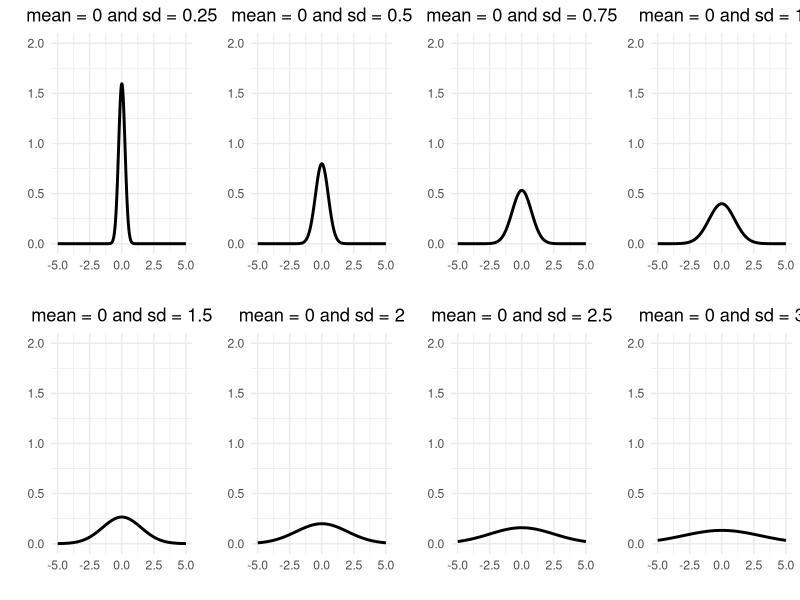
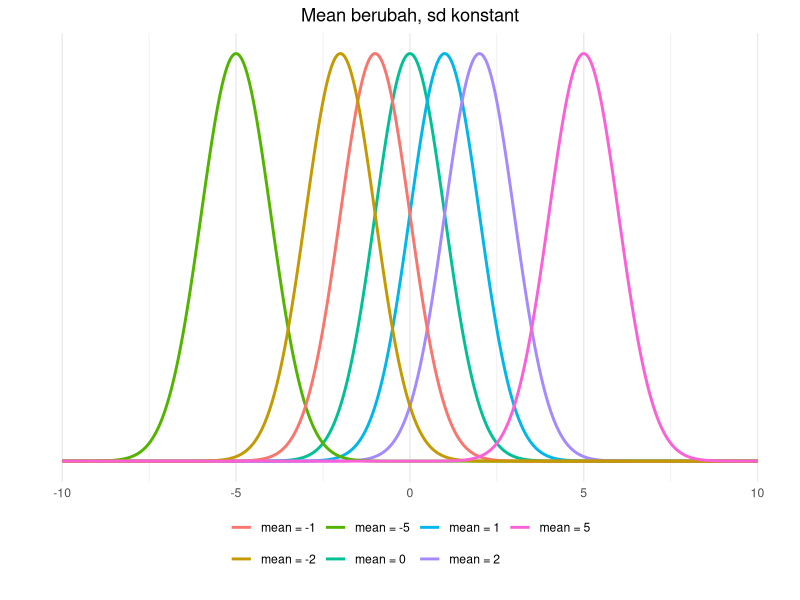
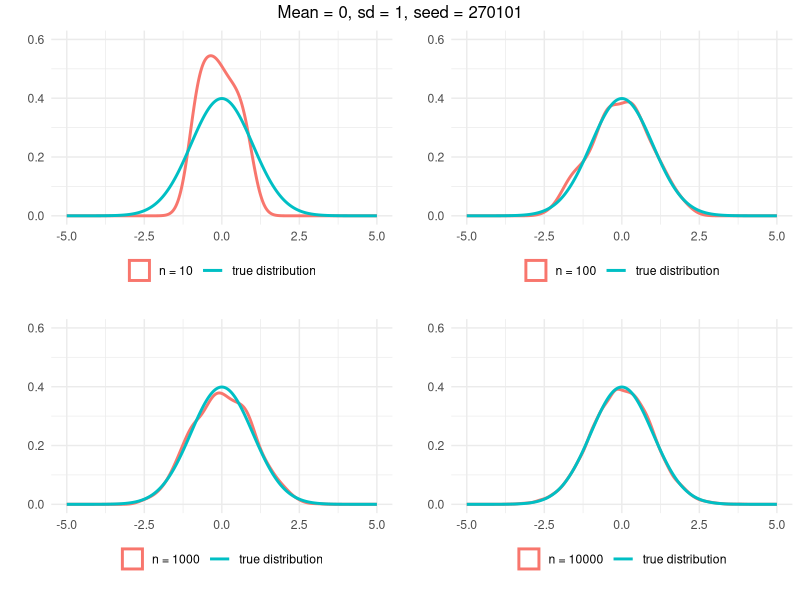
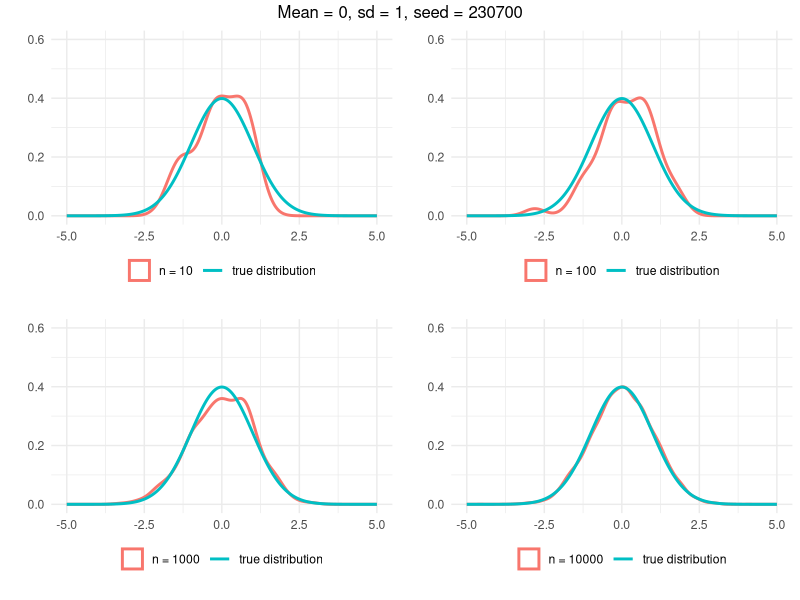
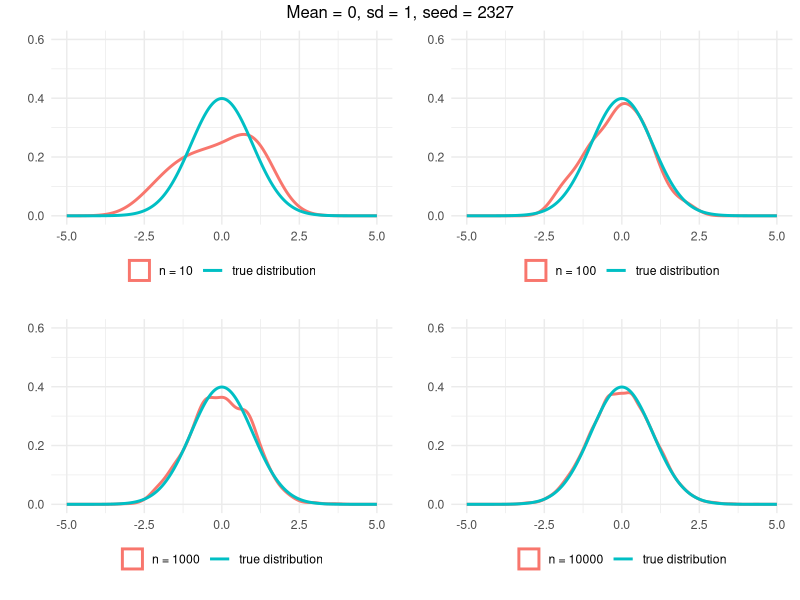
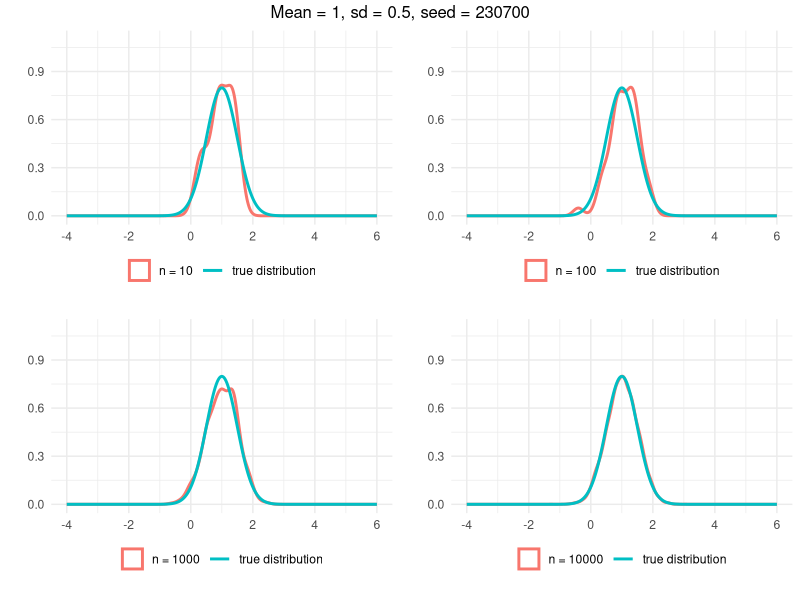
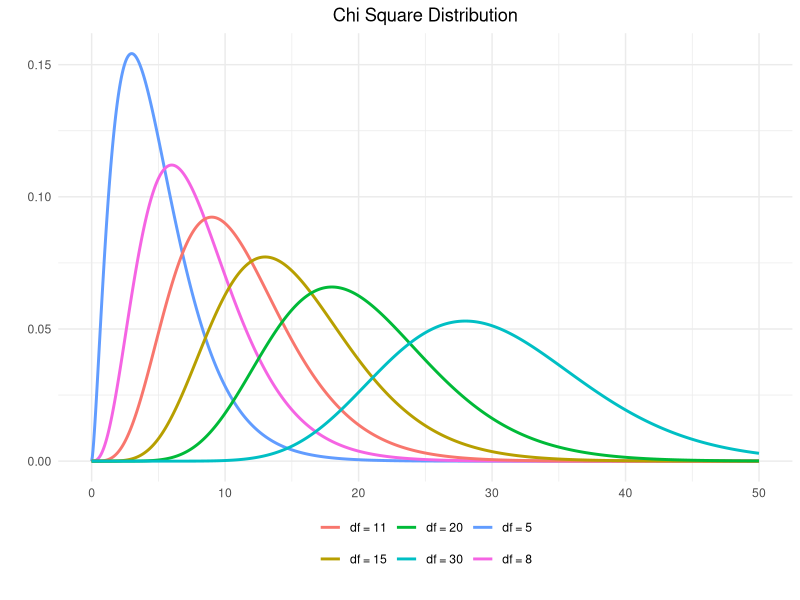
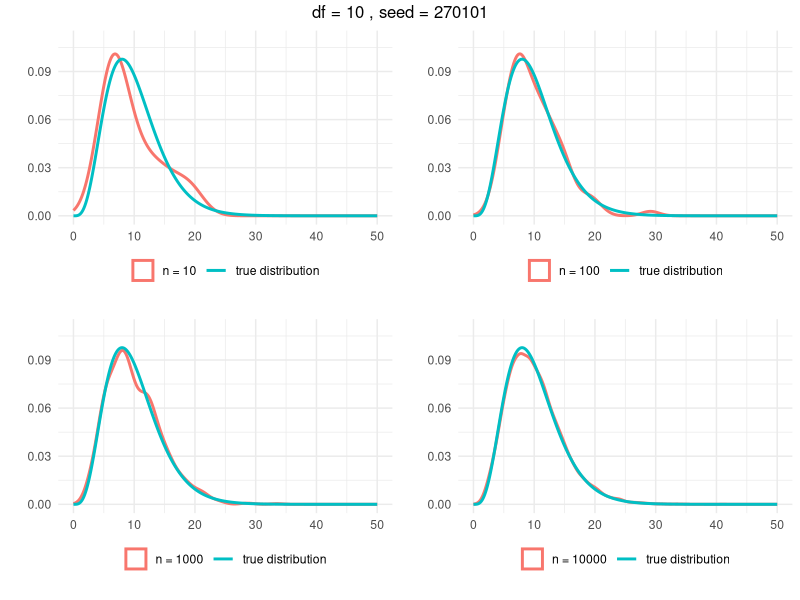

Source code (R) for these figures, in order:
## ---- chunk 1
knitr::opts_chunk$set(message = FALSE)
knitr::opts_chunk$set(warning = FALSE)
## ---- chunk 2
library(ggplot2)
library(gridExtra)
library(dplyr)
## ---- chunk 3
normalDistribution <- function(mean = 0, sd = 1){
      judul <- paste("mean =", mean, "and sd =", sd)
      ggplot(data = data.frame(x = c(mean - 5, mean + 5)), aes(x)) +
            stat_function(fun = dnorm, n = 1000, args = list(mean = mean, sd = sd), 
                          size = 1) +
            labs(x = "",
                 y = "",
                 title = judul) + 
            scale_y_continuous(limits = c(0, 2)) +
            theme_minimal() +
            theme(plot.title = element_text(hjust = 0.5))
}

a <- normalDistribution(mean = 0, sd = 0.25)
b <- normalDistribution(mean = 0, sd = 0.5)
c <- normalDistribution(mean = 0, sd = 0.75)
d <- normalDistribution(mean = 0, sd = 1)
e <- normalDistribution(mean = 0, sd = 1.5)
f <- normalDistribution(mean = 0, sd = 2)
g <- normalDistribution(mean = 0, sd = 2.5)
h <- normalDistribution(mean = 0, sd = 3)
grid.arrange(a, b, c, d, e, f, g, h, nrow = 2)
## ---- chunk 4
ggplot(data = data.frame(x = c(-10, 10)), aes(x)) +
            stat_function(fun = dnorm, n = 1000, args = list(mean = 0, sd = 1), 
                          size = 1, aes(color = "mean = 0")) +
            stat_function(fun = dnorm, n = 1000, args = list(mean = 1, sd = 1), 
                          size = 1, aes(color = "mean = 1")) +
            stat_function(fun = dnorm, n = 1000, args = list(mean = 2, sd = 1), 
                          size = 1, aes(color = "mean = 2")) +
            stat_function(fun = dnorm, n = 1000, args = list(mean = -5, sd = 1), 
                          size = 1, aes(color = "mean = -5")) +
            stat_function(fun = dnorm, n = 1000, args = list(mean = -1, sd = 1), 
                          size = 1, aes(color = "mean = -1")) +
            stat_function(fun = dnorm, n = 1000, args = list(mean = -2, sd = 1), 
                          size = 1, aes(color = "mean = -2")) +
            stat_function(fun = dnorm, n = 1000, args = list(mean = 5, sd = 1), 
                          size = 1, aes(color = "mean = 5")) +
            labs(x = "",
                 y = "",
                 title = "Mean berubah, sd konstant") + 
            scale_y_continuous(breaks = NULL) +
            theme_minimal() +
            theme(plot.title = element_text(hjust = 0.5),
                  legend.position = "bottom",
                  legend.title = element_blank(),
                  legend.box.margin = margin(-20, 0, 10, 0))
## ---- chunk 5
normalDistribution2 <- function(n, seed, mean = 0, sd = 1, yaxis = 0.6){
      set.seed(seed)
      data <- data.frame(x = rnorm(n = n, mean = mean, sd = sd))
      ggplot() +
            geom_density(data = data, 
                         aes(x, color = paste("n =", n)), size = 1) +
            stat_function(fun = dnorm, n = 1000, args = list(mean = mean, sd = sd), 
                                size = 1, aes(color = "true distribution")) +
            scale_x_continuous(limits = c(mean - 5, mean + 5)) + 
            scale_y_continuous(limits = c(0, yaxis)) +
            labs(x = "", y = "") +
            theme_minimal() +
            theme(legend.position = "bottom",
                  legend.title = element_blank(),
                  legend.box.margin = margin(-20, 0, 10, 0))
}

p1 <- normalDistribution2(n = 10, seed = 270101, mean = 0, sd = 1)
p2 <- normalDistribution2(n = 100, seed = 270101, mean = 0, sd = 1)
p3 <- normalDistribution2(n = 1000, seed = 270101, mean = 0, sd = 1)
p4 <- normalDistribution2(n = 10000, seed = 270101, mean = 0, sd = 1)

grid.arrange(p1, p2, p3, p4, nrow = 2, top = "Mean = 0, sd = 1, seed = 270101")
## ---- chunk 6
p1 <- normalDistribution2(n = 10, seed = 230700, mean = 0, sd = 1)
p2 <- normalDistribution2(n = 100, seed = 230700, mean = 0, sd = 1)
p3 <- normalDistribution2(n = 1000, seed = 230700, mean = 0, sd = 1)
p4 <- normalDistribution2(n = 10000, seed = 230700, mean = 0, sd = 1)

grid.arrange(p1, p2, p3, p4, nrow = 2, top = "Mean = 0, sd = 1, seed = 230700")
## ---- chunk 7
p1 <- normalDistribution2(n = 10, seed = 2327, mean = 0, sd = 1)
p2 <- normalDistribution2(n = 100, seed = 2327, mean = 0, sd = 1)
p3 <- normalDistribution2(n = 1000, seed = 2327, mean = 0, sd = 1)
p4 <- normalDistribution2(n = 10000, seed = 2327, mean = 0, sd = 1)

grid.arrange(p1, p2, p3, p4, nrow = 2, top = "Mean = 0, sd = 1, seed = 2327")
## ---- chunk 8
p1 <- normalDistribution2(n = 10, seed = 230700, mean = 1, sd = 0.5, yaxis = 1.1)
p2 <- normalDistribution2(n = 100, seed = 230700, mean = 1, sd = 0.5, yaxis = 1.1)
p3 <- normalDistribution2(n = 1000, seed = 230700, mean = 1, sd = 0.5, yaxis = 1.1)
p4 <- normalDistribution2(n = 10000, seed = 230700, mean = 1, sd = 0.5, yaxis = 1.1)

grid.arrange(p1, p2, p3, p4, nrow = 2, top = "Mean = 1, sd = 0.5, seed = 230700")
## ---- chunk 9
ggplot(data = data.frame(x = c(0, 50)), aes(x)) +
            stat_function(fun = dchisq, n = 1000, args = list(df = 5), 
                          size = 1, aes(color = "df = 5")) +
            stat_function(fun = dchisq, n = 1000, args = list(df = 8), 
                          size = 1, aes(color = "df = 8")) +
            stat_function(fun = dchisq, n = 1000, args = list(df = 11), 
                          size = 1, aes(color = "df = 11")) +
            stat_function(fun = dchisq, n = 1000, args = list(df = 15), 
                          size = 1, aes(color = "df = 15")) +
            stat_function(fun = dchisq, n = 1000, args = list(df = 20), 
                          size = 1, aes(color = "df = 20")) +
            stat_function(fun = dchisq, n = 1000, args = list(df = 30), 
                          size = 1, aes(color = "df = 30")) +
            labs(x = "",
                 y = "",
                 title = "Chi Square Distribution") + 
            theme_minimal() +
            theme(plot.title = element_text(hjust = 0.5),
                  legend.position = "bottom",
                  legend.title = element_blank(),
                  legend.box.margin = margin(-20, 0, 10, 0))
## ---- chunk 10
chiSquare <- function(n, seed, df, yaxis = 0.11, xaxis = 50){
      set.seed(seed)
      data <- data.frame(x = rchisq(n = n, df = df))
      ggplot() +
            geom_density(data = data, 
                         aes(x, color = paste("n =", n)), size = 1) +
            stat_function(fun = dchisq, n = 1000, args = list(df = df), 
                                size = 1, aes(color = "true distribution")) +
            scale_x_continuous(limits = c(0, xaxis)) + 
            scale_y_continuous(limits = c(0, yaxis)) +
            labs(x = "", y = "") +
            theme_minimal() +
            theme(legend.position = "bottom",
                  legend.title = element_blank(),
                  legend.box.margin = margin(-20, 0, 10, 0))
}

seed <- 270101
df <- 10
p1 <- chiSquare(n = 10, seed = seed, df = df)
p2 <- chiSquare(n = 100, seed = seed, df = df)
p3 <- chiSquare(n = 1000, seed = seed, df = df)
p4 <- chiSquare(n = 10000, seed = seed, df = df)

grid.arrange(p1, p2, p3, p4, nrow = 2, top = paste("df =", df, ", seed =", seed))
## ---- chunk 11
seed <- 230700
df <- 10
p1 <- chiSquare(n = 10, seed = seed, df = df)
p2 <- chiSquare(n = 100, seed = seed, df = df)
p3 <- chiSquare(n = 1000, seed = seed, df = df)
p4 <- chiSquare(n = 10000, seed = seed, df = df)

grid.arrange(p1, p2, p3, p4, nrow = 2, top = paste("df =", df, ", seed =", seed))
## ---- chunk 12
seed <- 2327
df <- 10
p1 <- chiSquare(n = 10, seed = seed, df = df)
p2 <- chiSquare(n = 100, seed = seed, df = df)
p3 <- chiSquare(n = 1000, seed = seed, df = df)
p4 <- chiSquare(n = 10000, seed = seed, df = df)

grid.arrange(p1, p2, p3, p4, nrow = 2, top = paste("df =", df, ", seed =", seed))
## ---- chunk 13
seed <- 2327
df <- 40
yaxis <- 0.05
xaxis <- 100
p1 <- chiSquare(n = 10, seed = seed, df = df, yaxis = yaxis, xaxis = xaxis)
p2 <- chiSquare(n = 100, seed = seed, df = df, yaxis = yaxis, xaxis = xaxis)
p3 <- chiSquare(n = 1000, seed = seed, df = df, yaxis = yaxis, xaxis = xaxis)
p4 <- chiSquare(n = 10000, seed = seed, df = df, yaxis = yaxis, xaxis = xaxis)

grid.arrange(p1, p2, p3, p4, nrow = 2, top = paste("df =", df, ", seed =", seed))
## ---- chunk 14
seed <- 17
df <- 50
yaxis <- 0.05
xaxis <- 100
p1 <- chiSquare(n = 10, seed = seed, df = df, yaxis = yaxis, xaxis = xaxis)
p2 <- chiSquare(n = 100, seed = seed, df = df, yaxis = yaxis, xaxis = xaxis)
p3 <- chiSquare(n = 1000, seed = seed, df = df, yaxis = yaxis, xaxis = xaxis)
p4 <- chiSquare(n = 10000, seed = seed, df = df, yaxis = yaxis, xaxis = xaxis)

grid.arrange(p1, p2, p3, p4, nrow = 2, top = paste("df =", df, ", seed =", seed))
## ---- chunk 15
ggplot(data = data.frame(x = c(-10, 10)), aes(x)) +
            stat_function(fun = dt, n = 1000, args = list(df = 1), 
                          size = 1, aes(color = "df = 1")) +
            stat_function(fun = dt, n = 1000, args = list(df = 5), 
                          size = 1, aes(color = "df = 5")) +
            stat_function(fun = dt, n = 1000, args = list(df = 15), 
                          size = 1, aes(color = "df = 15")) +
            stat_function(fun = dt, n = 1000, args = list(df = 25), 
                          size = 1, aes(color = "df = 25")) +
            stat_function(fun = dt, n = 1000, args = list(df = 100), 
                          size = 1, aes(color = "df = 100")) +
            labs(x = "",
                 y = "",
                 title = "Student t Distribution") + 
            theme_minimal() +
            theme(plot.title = element_text(hjust = 0.5),
                  legend.position = "bottom",
                  legend.title = element_blank(),
                  legend.box.margin = margin(-20, 0, 10, 0))
## ---- chunk 16
tDistribution <- function(n, seed, df, yaxis = 0.4){
      set.seed(seed)
      data <- data.frame(x = rt(n = n, df = df))
      ggplot() +
            geom_density(data = data, 
                         aes(x, color = paste("n =", n)), size = 1) +
            stat_function(fun = dt, n = 1000, args = list(df = df), 
                                size = 1, aes(color = "true distribution")) +
            scale_x_continuous(limits = c(-10, 10)) + 
            scale_y_continuous(limits = c(0, yaxis)) +
            labs(x = "", y = "") +
            theme_minimal() +
            theme(legend.position = "bottom",
                  legend.title = element_blank(),
                  legend.box.margin = margin(-20, 0, 10, 0))
}

seed <- 270101
df <- 10
p1 <- tDistribution(n = 10, seed = seed, df = df)
p2 <- tDistribution(n = 100, seed = seed, df = df)
p3 <- tDistribution(n = 1000, seed = seed, df = df)
p4 <- tDistribution(n = 10000, seed = seed, df = df)

grid.arrange(p1, p2, p3, p4, nrow = 2, top = paste("df =", df, ", seed =", seed))
## ---- chunk 17
seed <- 230700
df <- 10
p1 <- tDistribution(n = 10, seed = seed, df = df)
p2 <- tDistribution(n = 100, seed = seed, df = df)
p3 <- tDistribution(n = 1000, seed = seed, df = df)
p4 <- tDistribution(n = 10000, seed = seed, df = df)

grid.arrange(p1, p2, p3, p4, nrow = 2, top = paste("df =", df, ", seed =", seed))
## ---- chunk 18
seed <- 2327
df <- 10
yaxis <- 0.45
p1 <- tDistribution(n = 10, seed = seed, df = df, yaxis = yaxis)
p2 <- tDistribution(n = 100, seed = seed, df = df, yaxis = yaxis)
p3 <- tDistribution(n = 1000, seed = seed, df = df, yaxis = yaxis)
p4 <- tDistribution(n = 10000, seed = seed, df = df, yaxis = yaxis)

grid.arrange(p1, p2, p3, p4, nrow = 2, top = paste("df =", df, ", seed =", seed))
## ---- chunk 19
seed <- 2327
df <- 40
yaxis <- 0.5
p1 <- tDistribution(n = 10, seed = seed, df = df, yaxis = yaxis)
p2 <- tDistribution(n = 100, seed = seed, df = df, yaxis = yaxis)
p3 <- tDistribution(n = 1000, seed = seed, df = df, yaxis = yaxis)
p4 <- tDistribution(n = 10000, seed = seed, df = df, yaxis = yaxis)

grid.arrange(p1, p2, p3, p4, nrow = 2, top = paste("df =", df, ", seed =", seed))
## ---- chunk 20
seed <- 17
df <- 50
yaxis <- 1

p1 <- tDistribution(n = 10, seed = seed, df = df, yaxis = yaxis)
p2 <- tDistribution(n = 100, seed = seed, df = df, yaxis = yaxis)
p3 <- tDistribution(n = 1000, seed = seed, df = df, yaxis = yaxis)
p4 <- tDistribution(n = 10000, seed = seed, df = df, yaxis = yaxis)

grid.arrange(p1, p2, p3, p4, nrow = 2, top = paste("df =", df, ", seed =", seed))
## ---- chunk 21
ggplot(data = data.frame(x = c(0, 4)), aes(x)) +
            stat_function(fun = stats::df, n = 1000, args = list(df1 = 100, df2 = 1), 
                          size = 1, aes(color = "df2 = 1")) +
            stat_function(fun = stats::df, n = 1000, args = list(df1 = 100, df2 = 5), 
                          size = 1, aes(color = "df2 = 5")) +
            stat_function(fun = stats::df, n = 1000, args = list(df1 = 100, df2 = 10),
                          size = 1, aes(color = "df2 = 10")) +
            stat_function(fun = stats::df, n = 1000, args = list(df1 = 100, df2 = 25),
                          size = 1, aes(color = "df2 = 25")) +
            stat_function(fun = stats::df, n = 1000, args = list(df1 = 100, df2 = 100),
                          size = 1, aes(color = "df2 = 100")) +
            labs(x = "",
                 y = "",
                 title = "df1 konstan dan df2 berubah") + 
            theme_minimal() +
            theme(plot.title = element_text(hjust = 0.5),
                  legend.position = "bottom",
                  legend.title = element_blank(),
                  legend.box.margin = margin(-20, 0, 10, 0))
## ---- chunk 22
ggplot(data = data.frame(x = c(0, 4)), aes(x)) +
            stat_function(fun = stats::df, n = 1000, args = list(df1 = 3, df2 = 100), 
                          size = 1, aes(color = "df1 = 1")) +
            stat_function(fun = stats::df, n = 1000, args = list(df1 = 5, df2 = 100), 
                          size = 1, aes(color = "df1 = 5")) +
            stat_function(fun = stats::df, n = 1000, args = list(df1 = 10, df2 = 100),
                          size = 1, aes(color = "df1 = 10")) +
            stat_function(fun = stats::df, n = 1000, args = list(df1 = 25, df2 = 100),
                          size = 1, aes(color = "df1 = 25")) +
            stat_function(fun = stats::df, n = 1000, args = list(df1 = 100, df2 = 100),
                          size = 1, aes(color = "df1 = 100")) +
            labs(x = "",
                 y = "",
                 title = "df1 berubah dan df2 konstan") + 
            theme_minimal() +
            theme(plot.title = element_text(hjust = 0.5),
                  legend.position = "bottom",
                  legend.title = element_blank(),
                  legend.box.margin = margin(-20, 0, 10, 0))
## ---- chunk 23
fDistribution <- function(n, seed, df1, df2, yaxis = 0.8){
      set.seed(seed)
      data <- data.frame(x = rf(n = n, df1 = df1, df2 = df2))
      ggplot() +
            geom_density(data = data, 
                         aes(x, color = paste("n =", n)), size = 1) +
            stat_function(fun = stats::df, n = 1000, args = list(df1 = df1, df2 = df2), 
                                size = 1, aes(color = "true distribution")) +
            scale_x_continuous(limits = c(0, 4)) + 
            scale_y_continuous(limits = c(0, yaxis)) +
            labs(x = "", y = "") +
            theme_minimal() +
            theme(legend.position = "bottom",
                  legend.title = element_blank(),
                  legend.box.margin = margin(-20, 0, 10, 0))
}

seed <- 270101
df1 <- 10
df2 <- 10
p1 <- fDistribution(n = 10, seed = seed, df1 = df1, df2 = df2)
p2 <- fDistribution(n = 100, seed = seed, df1 = df1, df2 = df2)
p3 <- fDistribution(n = 1000, seed = seed, df1 = df1, df2 = df2)
p4 <- fDistribution(n = 10000, seed = seed, df1 = df1, df2 = df2)

grid.arrange(p1, p2, p3, p4, nrow = 2, top = "df1 = 10, df2 = 10, seed = 270101")
## ---- chunk 24
seed <- 2723
df1 <- 15
df2 <- 100
yaxis <- 1.3
p1 <- fDistribution(n = 10, seed = seed, df1 = df1, df2 = df2, yaxis = yaxis)
p2 <- fDistribution(n = 100, seed = seed, df1 = df1, df2 = df2, yaxis = yaxis)
p3 <- fDistribution(n = 1000, seed = seed, df1 = df1, df2 = df2, yaxis = yaxis)
p4 <- fDistribution(n = 10000, seed = seed, df1 = df1, df2 = df2, yaxis = yaxis)

grid.arrange(p1, p2, p3, p4, nrow = 2, top = "df1 = 15, df = 100, seed = 2723")
## ---- chunk 25
seed <- 27
df1 <- 40
df2 <- 5
yaxis <- 1.5
p1 <- fDistribution(n = 10, seed = seed, df1 = df1, df2 = df2, yaxis = yaxis)
p2 <- fDistribution(n = 100, seed = seed, df1 = df1, df2 = df2, yaxis = yaxis)
p3 <- fDistribution(n = 1000, seed = seed, df1 = df1, df2 = df2, yaxis = yaxis)
p4 <- fDistribution(n = 10000, seed = seed, df1 = df1, df2 = df2, yaxis = yaxis)

grid.arrange(p1, p2, p3, p4, nrow = 2, top = "df1 = 40, df = 5, seed = 27")
## ---- chunk 26
ggplot(data = data.frame(x = c(0, 40)), aes(x)) +
            stat_function(fun = stats::dgamma, n = 1000, args = list(shape = 5, scale = 1),
                          size = 1, aes(color = "shape = 5")) +
            stat_function(fun = stats::dgamma, n = 1000, args = list(shape = 10, scale = 1),
                          size = 1, aes(color = "shape = 10")) +
            stat_function(fun = stats::dgamma, n = 1000, args = list(shape = 15, scale = 1),
                          size = 1, aes(color = "shape = 15")) +
            stat_function(fun = stats::dgamma, n = 1000, args = list(shape = 20, scale = 1),
                          size = 1, aes(color = "shape = 20")) +
            stat_function(fun = stats::dgamma, n = 1000, args = list(shape = 25, scale = 1),
                          size = 1, aes(color = "shape = 25")) +
            labs(x = "",
                 y = "",
                 title = "shape berubah, scale konstant") + 
            theme_minimal() +
            theme(plot.title = element_text(hjust = 0.5),
                  legend.position = "bottom",
                  legend.title = element_blank(),
                  legend.box.margin = margin(-20, 0, 10, 0))
## ---- chunk 27
ggplot(data = data.frame(x = c(0, 40)), aes(x)) +
            stat_function(fun = stats::dgamma, n = 1000, args = list(shape = 10, scale = 0.5),
                          size = 1, aes(color = "scale = 0.5")) +
            stat_function(fun = stats::dgamma, n = 1000, args = list(shape = 10, scale = 0.8),
                          size = 1, aes(color = "scale = 0.8")) +
            stat_function(fun = stats::dgamma, n = 1000, args = list(shape = 10, scale = 1.1),
                          size = 1, aes(color = "scale = 1.1")) +
            stat_function(fun = stats::dgamma, n = 1000, args = list(shape = 10, scale = 1.5),
                          size = 1, aes(color = "scale = 1.5")) +
            stat_function(fun = stats::dgamma, n = 1000, args = list(shape = 10, scale = 2),
                          size = 1, aes(color = "scale = 2")) +
            labs(x = "",
                 y = "",
                 title = "shape berubah, scale konstant") + 
            theme_minimal() +
            theme(plot.title = element_text(hjust = 0.5),
                  legend.position = "bottom",
                  legend.title = element_blank(),
                  legend.box.margin = margin(-20, 0, 10, 0))
## ---- chunk 28
gammaDistribution <- function(n, seed, shape, scale, yaxis = 0.1, xaxis = 80){
      set.seed(seed)
      data <- data.frame(x = rgamma(n = n, shape = shape, scale = scale))
      ggplot() +
            geom_density(data = data, 
                         aes(x, color = paste("n =", n)), size = 1) +
            stat_function(fun = dgamma, n = 1000, args = list(shape = shape, scale = scale), 
                                size = 1, aes(color = "true distribution")) +
            scale_x_continuous(limits = c(0, xaxis)) + 
            scale_y_continuous(limits = c(0, yaxis)) +
            labs(x = "", y = "") +
            theme_minimal() +
            theme(legend.position = "bottom",
                  legend.title = element_blank(),
                  legend.box.margin = margin(-20, 0, 10, 0))
}

seed <- 270101
shape <- 5
scale <- 3
p1 <- gammaDistribution(n = 10, seed = seed, shape = shape, scale = scale)
p2 <- gammaDistribution(n = 100, seed = seed, shape = shape, scale = scale)
p3 <- gammaDistribution(n = 1000, seed = seed, shape = shape, scale = scale)
p4 <- gammaDistribution(n = 10000, seed = seed, shape = shape, scale = scale)

grid.arrange(p1, p2, p3, p4, nrow = 2, top = paste("shape =", shape, ", scale =", scale, ", seed =", seed))
## ---- chunk 29
seed <- 230700
shape <- 5
scale <- 10
yaxis <- 0.025
xaxis <- 120
p1 <- gammaDistribution(n = 10, seed = seed, shape = shape, scale = scale, yaxis = yaxis, xaxis = xaxis)
p2 <- gammaDistribution(n = 100, seed = seed, shape = shape, scale = scale, yaxis = yaxis, xaxis = xaxis)
p3 <- gammaDistribution(n = 1000, seed = seed, shape = shape, scale = scale, yaxis = yaxis, xaxis = xaxis)
p4 <- gammaDistribution(n = 10000, seed = seed, shape = shape, scale = scale, yaxis = yaxis, xaxis = xaxis)

grid.arrange(p1, p2, p3, p4, nrow = 2, top = paste("shape =", shape, ", scale =", scale, ", seed =", seed))
## ---- chunk 30
seed <- 2372
shape <- 5
scale <- 0.2
yaxis <- 1
xaxis <- 10
p1 <- gammaDistribution(n = 10, seed = seed, shape = shape, scale = scale, yaxis = yaxis, xaxis = xaxis)
p2 <- gammaDistribution(n = 100, seed = seed, shape = shape, scale = scale, yaxis = yaxis, xaxis = xaxis)
p3 <- gammaDistribution(n = 1000, seed = seed, shape = shape, scale = scale, yaxis = yaxis, xaxis = xaxis)
p4 <- gammaDistribution(n = 10000, seed = seed, shape = shape, scale = scale, yaxis = yaxis, xaxis = xaxis)

grid.arrange(p1, p2, p3, p4, nrow = 2, top = paste("shape =", shape, ", scale =", scale, ", seed =", seed))
## ---- chunk 31
ggplot(data = data.frame(x = c(0, 2)), aes(x)) +
            stat_function(fun = dexp, n = 1000, args = list(rate = 0.5), 
                          size = 1, aes(color = "rate = 0.5")) +
            stat_function(fun = dexp, n = 1000, args = list(rate = 1), 
                          size = 1, aes(color = "rate = 1")) +
            stat_function(fun = dexp, n = 1000, args = list(rate = 2), 
                          size = 1, aes(color = "rate = 2")) +
            stat_function(fun = dexp, n = 1000, args = list(rate = 4), 
                          size = 1, aes(color = "rate = 4")) +
            stat_function(fun = dexp, n = 1000, args = list(rate = 8), 
                          size = 1, aes(color = "rate = 8")) +
            labs(x = "",
                 y = "",
                 title = "Exponential Distribution") + 
            theme_minimal() +
            theme(plot.title = element_text(hjust = 0.5),
                  legend.position = "bottom",
                  legend.title = element_blank(),
                  legend.box.margin = margin(-20, 0, 10, 0))
## ---- chunk 32
expDistribution <- function(n, seed, rate, xaxis = 3, yaxis = NULL){
      if(is.null(yaxis))
            yaxis = rate
      set.seed(seed)
      data <- data.frame(x = rexp(n = n, rate = rate))
      ggplot() +
            geom_density(data = data, 
                         aes(x, color = paste("n =", n)), size = 1) +
            stat_function(fun = dexp, n = 1000, args = list(rate = rate), 
                                size = 1, aes(color = "true distribution")) +
            scale_x_continuous(limits = c(0, xaxis)) + 
            scale_y_continuous(limits = c(0, yaxis)) +
            labs(x = "", y = "") +
            theme_minimal() +
            theme(legend.position = "bottom",
                  legend.title = element_blank(),
                  legend.box.margin = margin(-20, 0, 10, 0))
}

seed <- 270101
rate <- 1
xaxis <-  4
p1 <- expDistribution(n = 10, seed = seed, rate = rate, xaxis = xaxis)
p2 <- expDistribution(n = 100, seed = seed, rate = rate, xaxis = xaxis)
p3 <- expDistribution(n = 1000, seed = seed, rate = rate, xaxis = xaxis)
p4 <- expDistribution(n = 10000, seed = seed, rate = rate, xaxis = xaxis)

grid.arrange(p1, p2, p3, p4, nrow = 2, top = paste("rate =", rate, ", seed =", seed))
## ---- chunk 33
seed <- 230700
rate <- 4
xaxis <- 1
p1 <- expDistribution(n = 10, seed = seed, rate = rate, xaxis = xaxis)
p2 <- expDistribution(n = 100, seed = seed, rate = rate, xaxis = xaxis)
p3 <- expDistribution(n = 1000, seed = seed, rate = rate, xaxis = xaxis)
p4 <- expDistribution(n = 10000, seed = seed, rate = rate, xaxis = xaxis)

grid.arrange(p1, p2, p3, p4, nrow = 2, top = paste("rate =", rate, ", seed =", seed))
## ---- chunk 34
seed <- 27
rate <- 0.5
xaxis <- 5
yaxis <- 0.5
p1 <- expDistribution(n = 10, seed = seed, rate = rate, xaxis = xaxis, yaxis = yaxis)
p2 <- expDistribution(n = 100, seed = seed, rate = rate, xaxis = xaxis, yaxis = yaxis)
p3 <- expDistribution(n = 1000, seed = seed, rate = rate, xaxis = xaxis, yaxis = yaxis)
p4 <- expDistribution(n = 10000, seed = seed, rate = rate, xaxis = xaxis, yaxis = yaxis)

grid.arrange(p1, p2, p3, p4, nrow = 2, top = paste("rate =", rate, ", seed =", seed))
## ---- chunk 35
seed <- 23
rate <- 0.1
xaxis <- 15
yaxis <- 0.12
p1 <- expDistribution(n = 10, seed = seed, rate = rate, xaxis = xaxis, yaxis = yaxis)
p2 <- expDistribution(n = 100, seed = seed, rate = rate, xaxis = xaxis, yaxis = yaxis)
p3 <- expDistribution(n = 1000, seed = seed, rate = rate, xaxis = xaxis, yaxis = yaxis)
p4 <- expDistribution(n = 10000, seed = seed, rate = rate, xaxis = xaxis, yaxis = yaxis)

grid.arrange(p1, p2, p3, p4, nrow = 2, top = paste("rate =", rate, ", seed =", seed))
## ---- chunk 36
ggplot(data = data.frame(x = c(0, 1)), aes(x)) +
            stat_function(fun = stats::dbeta, n = 1000, args = list(shape1 = 5, shape2 = 5),
                          size = 1, aes(color = "shape1 = 5")) +
            stat_function(fun = stats::dbeta, n = 1000, args = list(shape1 = 10, shape2 = 5),
                          size = 1, aes(color = "shape1 = 10")) +
            stat_function(fun = stats::dbeta, n = 1000, args = list(shape1 = 15, shape2 = 5),
                          size = 1, aes(color = "shape1 = 15")) +
            stat_function(fun = stats::dbeta, n = 1000, args = list(shape1 = 20, shape2 = 5),
                          size = 1, aes(color = "shape1 = 20")) +
            labs(x = "",
                 y = "",
                 title = "shape1 berubah, shape2 konstant") + 
            theme_minimal() +
            theme(plot.title = element_text(hjust = 0.5),
                  legend.position = "bottom",
                  legend.title = element_blank(),
                  legend.box.margin = margin(-20, 0, 10, 0))
## ---- chunk 37
ggplot(data = data.frame(x = c(0, 1)), aes(x)) +
            stat_function(fun = stats::dbeta, n = 1000, args = list(shape1 = 5, shape2 = 5),
                          size = 1, aes(color = "shape1 = 5")) +
            stat_function(fun = stats::dbeta, n = 1000, args = list(shape1 = 5, shape2 = 10),
                          size = 1, aes(color = "shape1 = 10")) +
            stat_function(fun = stats::dbeta, n = 1000, args = list(shape1 = 5, shape2 = 15),
                          size = 1, aes(color = "shape1 = 15")) +
            stat_function(fun = stats::dbeta, n = 1000, args = list(shape1 = 5, shape2 = 20),
                          size = 1, aes(color = "shape1 = 20")) +
            labs(x = "",
                 y = "",
                 title = "shape1 berubah, shape2 konstant") + 
            theme_minimal() +
            theme(plot.title = element_text(hjust = 0.5),
                  legend.position = "bottom",
                  legend.title = element_blank(),
                  legend.box.margin = margin(-20, 0, 10, 0))
## ---- chunk 38
betaDistribution <- function(n, seed, shape1, shape2, yaxis = 4.5){
      set.seed(seed)
      data <- data.frame(x = rbeta(n = n, shape1 = shape1, shape2 = shape2))
      ggplot() +
            geom_density(data = data, 
                         aes(x, color = paste("n =", n)), size = 1) +
            stat_function(fun = stats::dbeta, n = 1000, args = list(shape1 = shape1, shape2 = shape2), 
                                size = 1, aes(color = "true distribution")) +
            scale_x_continuous(limits = c(0, 1)) + 
            scale_y_continuous(limits = c(0, yaxis)) +
            labs(x = "", y = "") +
            theme_minimal() +
            theme(legend.position = "bottom",
                  legend.title = element_blank(),
                  legend.box.margin = margin(-20, 0, 10, 0))
}

seed <- 270101
shape1 <- 10
shape2 <- 10
p1 <- betaDistribution(n = 10, seed = seed, shape1 = shape1, shape2 = shape2)
p2 <- betaDistribution(n = 100, seed = seed, shape1 = shape1, shape2 = shape2)
p3 <- betaDistribution(n = 1000, seed = seed, shape1 = shape1, shape2 = shape2)
p4 <- betaDistribution(n = 10000, seed = seed, shape1 = shape1, shape2 = shape2)

grid.arrange(p1, p2, p3, p4, nrow = 2, top = paste("shape 1 =", shape1, ", shape2 =", shape2, ", seed", seed))
## ---- chunk 39
seed <- 230700
shape1 <- 10
shape2 <- 50
yaxis <- 9
p1 <- betaDistribution(n = 10, seed = seed, shape1 = shape1, shape2 = shape2, yaxis = yaxis)
p2 <- betaDistribution(n = 100, seed = seed, shape1 = shape1, shape2 = shape2, yaxis = yaxis)
p3 <- betaDistribution(n = 1000, seed = seed, shape1 = shape1, shape2 = shape2, yaxis = yaxis)
p4 <- betaDistribution(n = 10000, seed = seed, shape1 = shape1, shape2 = shape2, yaxis = yaxis)

grid.arrange(p1, p2, p3, p4, nrow = 2, top = paste("shape 1 =", shape1, ", shape2 =", shape2, ", seed", seed))
## ---- chunk 40
seed <- 1
shape1 <- 50
shape2 <- 10
yaxis <- 9
p1 <- betaDistribution(n = 10, seed = seed, shape1 = shape1, shape2 = shape2, yaxis = yaxis)
p2 <- betaDistribution(n = 100, seed = seed, shape1 = shape1, shape2 = shape2, yaxis = yaxis)
p3 <- betaDistribution(n = 1000, seed = seed, shape1 = shape1, shape2 = shape2, yaxis = yaxis)
p4 <- betaDistribution(n = 10000, seed = seed, shape1 = shape1, shape2 = shape2, yaxis = yaxis)

grid.arrange(p1, p2, p3, p4, nrow = 2, top = paste("shape 1 =", shape1, ", shape2 =", shape2, ", seed", seed))
## ---- chunk 41
ggplot(data = data.frame(x = c(0, 11)), aes(x)) +
            stat_function(fun = stats::dunif, n = 1000, args = list(min = 5, max = 10),
                          size = 1, aes(color = "min = 5, max = 10")) +
            stat_function(fun = stats::dunif, n = 1000, args = list(min = 6, max = 10),
                          size = 1, aes(color = "min = 6, max = 10")) +
            stat_function(fun = stats::dunif, n = 1000, args = list(min = 7, max = 10),
                          size = 1, aes(color = "min = 7, max = 10")) +
            stat_function(fun = stats::dunif, n = 1000, args = list(min = 1, max = 6),
                          size = 1, aes(color = "min = 1, max = 6")) +
            stat_function(fun = stats::dunif, n = 1000, args = list(min = 1, max = 5),
                          size = 1, aes(color = "min = 1, max = 5")) +
            stat_function(fun = stats::dunif, n = 1000, args = list(min = 1, max = 4),
                          size = 1, aes(color = "min = 1, max = 4")) +
            labs(x = "",
                 y = "",
                 title = "shape1 berubah, shape2 konstant") + 
            theme_minimal() +
            theme(plot.title = element_text(hjust = 0.5),
                  legend.position = "bottom",
                  legend.title = element_blank(),
                  legend.box.margin = margin(-20, 0, 10, 0))
## ---- chunk 42
unifDistribution <- function(n, seed, min, max, yaxis = 1){
      set.seed(seed)
      data <- data.frame(x = runif(n = n, min = min, max = max))
      ggplot() +
            geom_density(data = data, 
                         aes(x, color = paste("n =", n)), size = 1) +
            stat_function(fun = stats::dunif, n = 1000, args = list(min = min, max = max), 
                                size = 1, aes(color = "true distribution")) +
            scale_x_continuous(limits = c(min - 1, max + 1)) + 
            scale_y_continuous(limits = c(0, yaxis)) +
            labs(x = "", y = "") +
            theme_minimal() +
            theme(legend.position = "bottom",
                  legend.title = element_blank(),
                  legend.box.margin = margin(-20, 0, 10, 0))
}

seed <- 270101
min <- 3
max <- 5
p1 <- unifDistribution(n = 10, seed = seed, min = min, max = max)
p2 <- unifDistribution(n = 100, seed = seed, min = min, max = max)
p3 <- unifDistribution(n = 1000, seed = seed, min = min, max = max)
p4 <- unifDistribution(n = 10000, seed = seed, min = min, max = max)

grid.arrange(p1, p2, p3, p4, nrow = 2, top = paste("min =", min, ", max =", max, ", seed", seed))
## ---- chunk 43
seed <- 230700
min <- 0
max <- 10
yaxis <- 0.2
p1 <- unifDistribution(n = 10, seed = seed, min = min, max = max, yaxis = yaxis)
p2 <- unifDistribution(n = 100, seed = seed, min = min, max = max, yaxis = yaxis)
p3 <- unifDistribution(n = 1000, seed = seed, min = min, max = max, yaxis = yaxis)
p4 <- unifDistribution(n = 10000, seed = seed, min = min, max = max, yaxis = yaxis)

grid.arrange(p1, p2, p3, p4, nrow = 2, top = paste("min =", min, ", max =", max, ", seed", seed))
## ---- chunk 44
seed <- 2327
min <- 9
max <- 10
yaxis <- 2
p1 <- unifDistribution(n = 10, seed = seed, min = min, max = max, yaxis = yaxis)
p2 <- unifDistribution(n = 100, seed = seed, min = min, max = max, yaxis = yaxis)
p3 <- unifDistribution(n = 1000, seed = seed, min = min, max = max, yaxis = yaxis)
p4 <- unifDistribution(n = 10000, seed = seed, min = min, max = max, yaxis = yaxis)

grid.arrange(p1, p2, p3, p4, nrow = 2, top = paste("min =", min, ", max =", max, ", seed", seed))
## ---- chunk 45
ggplot(data = data.frame(x = c(-4, 4)), aes(x)) +
            stat_function(fun = stats::dlogis, n = 1000, args = list(location = 0, scale = 0.3),
                          size = 1, aes(color = "scale = 0.3")) +
            stat_function(fun = stats::dlogis, n = 1000, args = list(location = 0, scale = 0.5),
                          size = 1, aes(color = "scale = 0.5")) +
            stat_function(fun = stats::dlogis, n = 1000, args = list(location = 0, scale = 0.8),
                          size = 1, aes(color = "scale = 0.8")) +
            stat_function(fun = stats::dlogis, n = 1000, args = list(location = 0, scale = 1),
                          size = 1, aes(color = "scale = 1")) +
            stat_function(fun = stats::dlogis, n = 1000, args = list(location = 0, scale = 1.5),
                          size = 1, aes(color = "scale = 1.5")) +
            stat_function(fun = stats::dlogis, n = 1000, args = list(location = 0, scale = 2),
                          size = 1, aes(color = "scale = 2")) +
            labs(x = "",
                 y = "",
                 title = "location constant, scale berubah") + 
            theme_minimal() +
            theme(plot.title = element_text(hjust = 0.5),
                  legend.position = "bottom",
                  legend.title = element_blank(),
                  legend.box.margin = margin(-20, 0, 10, 0))
## ---- chunk 46
ggplot(data = data.frame(x = c(-7, 20)), aes(x)) +
            stat_function(fun = stats::dlogis, n = 1000, args = list(location = -2, scale = 1),
                          size = 1, aes(color = "scale = 0.3")) +
            stat_function(fun = stats::dlogis, n = 1000, args = list(location = 0, scale = 1),
                          size = 1, aes(color = "scale = 0.5")) +
            stat_function(fun = stats::dlogis, n = 1000, args = list(location = 2, scale = 1),
                          size = 1, aes(color = "scale = 0.8")) +
            stat_function(fun = stats::dlogis, n = 1000, args = list(location = 4, scale = 1),
                          size = 1, aes(color = "scale = 1")) +
            stat_function(fun = stats::dlogis, n = 1000, args = list(location = 8, scale = 1),
                          size = 1, aes(color = "scale = 1.5")) +
            stat_function(fun = stats::dlogis, n = 1000, args = list(location = 16, scale = 1),
                          size = 1, aes(color = "scale = 2")) +
            labs(x = "",
                 y = "",
                 title = "location constant, scale berubah") + 
            theme_minimal() +
            theme(plot.title = element_text(hjust = 0.5),
                  legend.position = "bottom",
                  legend.title = element_blank(),
                  legend.box.margin = margin(-20, 0, 10, 0))
## ---- chunk 47
logisDistribution <- function(n, seed, location, scale, yaxis = 1, xaxis = 4){
      set.seed(seed)
      data <- data.frame(x = rlogis(n = n, location = location, scale = scale))
      ggplot() +
            geom_density(data = data, 
                         aes(x, color = paste("n =", n)), size = 1) +
            stat_function(fun = stats::dlogis, n = 1000, args = list(location = location, scale = scale), 
                                size = 1, aes(color = "true distribution")) +
            scale_x_continuous(limits = c(location - xaxis, location + xaxis)) + 
            scale_y_continuous(limits = c(0, yaxis)) +
            labs(x = "", y = "") +
            theme_minimal() +
            theme(legend.position = "bottom",
                  legend.title = element_blank(),
                  legend.box.margin = margin(-20, 0, 10, 0))
}

seed <- 270101
location <- 5
scale <- 1
yaxis <- 0.4
xaxis <- 4
p1 <- logisDistribution(n = 10, seed = seed, location = location, scale = scale, yaxis = yaxis, xaxis = xaxis)
p2 <- logisDistribution(n = 100, seed = seed, location = location, scale = scale, yaxis = yaxis, xaxis = xaxis)
p3 <- logisDistribution(n = 1000, seed = seed, location = location, scale = scale, yaxis = yaxis, xaxis = xaxis)
p4 <- logisDistribution(n = 10000, seed = seed, location = location, scale = scale, yaxis = yaxis, xaxis = xaxis)

grid.arrange(p1, p2, p3, p4, nrow = 2, top = paste("location =", location, ", scale =", scale, ", seed", seed))
## ---- chunk 48
seed <- 2301
location <- 1.5
scale <- 7
yaxis <- 0.040
xaxis <- 50
p1 <- logisDistribution(n = 10, seed = seed, location = location, scale = scale, yaxis = yaxis, xaxis = xaxis)
p2 <- logisDistribution(n = 100, seed = seed, location = location, scale = scale, yaxis = yaxis, xaxis = xaxis)
p3 <- logisDistribution(n = 1000, seed = seed, location = location, scale = scale, yaxis = yaxis, xaxis = xaxis)
p4 <- logisDistribution(n = 10000, seed = seed, location = location, scale = scale, yaxis = yaxis, xaxis = xaxis)

grid.arrange(p1, p2, p3, p4, nrow = 2, top = paste("location =", location, ", scale =", scale, ", seed", seed))
## ---- chunk 49
size <- 100
data <- data.frame(x1 = 0:size, y1 = dbinom(0:size, size = size, p = 0.3),
                   x2 = 0:size, y2 = dbinom(0:size, size = size, p = 0.4),
                   x3 = 0:size, y3 = dbinom(0:size, size = size, p = 0.5),
                   x4 = 0:size, y4 = dbinom(0:size, size = size, p = 0.6),
                   x5 = 0:size, y5 = dbinom(0:size, size = size, p = 0.7),
                   x6 = 0:size, y6 = dbinom(0:size, size = size, p = 0.8))

ggplot(data = data) +
      geom_line(aes(x1, y1, color = paste("p =", 0.3)), size = 1) +
      geom_line(aes(x2, y2, color = paste("p =", 0.4)), size = 1) +
      geom_line(aes(x3, y3, color = paste("p =", 0.5)), size = 1) +
      geom_line(aes(x4, y4, color = paste("p =", 0.6)), size = 1) +
      geom_line(aes(x5, y5, color = paste("p =", 0.7)), size = 1) +
      geom_line(aes(x6, y6, color = paste("p =", 0.8)), size = 1) +
      scale_x_continuous(limits = c(0, size)) + 
      labs(x = "", y = "", title = "size konstant, p berubah") +
      theme_minimal() +
      theme(plot.title = element_text(hjust = 0.5),
            legend.position = "bottom",
            legend.title = element_blank(),
            legend.box.margin = margin(-20, 0, 10, 0))
## ---- chunk 50
ggplot() +
      geom_line(data = data.frame(x = 0:20, y = dbinom(0:20, size = 20, p = 0.5)),
                aes(x, y, color = paste("x =", 20)), size = 1) +
      geom_line(data = data.frame(x = 0:40, y = dbinom(0:40, size = 40, p = 0.5)),
                aes(x, y, color = paste("x =", 40)), size = 1) +
      geom_line(data = data.frame(x = 0:60, y = dbinom(0:60, size = 60, p = 0.5)),
                aes(x, y, color = paste("x =", 60)), size = 1) +
      scale_x_continuous(limits = c(0, 60)) + 
      labs(x = "", y = "", title = "size berubah, p konstant") +
      theme_minimal() +
      theme(plot.title = element_text(hjust = 0.5),
            legend.position = "bottom",
            legend.title = element_blank(),
            legend.box.margin = margin(-20, 0, 10, 0))
## ---- chunk 51
pCum <- function(x){
      data.frame(table(x)) %>%
            mutate(x = as.integer(as.character(x)),
                   p = Freq/sum(Freq)) %>%
            select(x, p)
}
## ---- chunk 52
set.seed(27)
ggplot() +
      geom_line(data = pCum(data.frame(x = rbinom(10000, 20, 0.5))), aes(x, p, color = "n =  10000"), size = 1) +
      geom_line(data = pCum(data.frame(x = rbinom(1000, 20, 0.5))), aes(x, p, color = "n =  1000"), size = 1) + 
      geom_line(data = pCum(data.frame(x = rbinom(100, 20, 0.5))), aes(x, p, color = "n =  100"), size = 1) +
      geom_line(data = pCum(data.frame(x = rbinom(10, 20, 0.5))), aes(x, p, color = "n =  10"), size = 1) +
      labs(x = "", y = "", title = "") +
      theme_minimal() +
      theme(plot.title = element_text(hjust = 0.5),
            legend.position = "bottom",
            legend.title = element_blank(),
            legend.box.margin = margin(-20, 0, 10, 0))
      
## ---- chunk 53
set.seed(27)
ggplot() +
      geom_line(data = pCum(data.frame(x = rbinom(1000, 20, 0.4))), aes(x, p, color = "p =  0.4"), size = 1) +
      geom_line(data = pCum(data.frame(x = rbinom(1000, 20, 0.5))), aes(x, p, color = "p =  0.5"), size = 1) + 
      geom_line(data = pCum(data.frame(x = rbinom(1000, 20, 0.6))), aes(x, p, color = "p =  0.6"), size = 1) +
      geom_line(data = pCum(data.frame(x = rbinom(1000, 20, 0.7))), aes(x, p, color = "p =  0.7"), size = 1) +
      labs(x = "", y = "", title = "") +
      theme_minimal() +
      theme(plot.title = element_text(hjust = 0.5),
            legend.position = "bottom",
            legend.title = element_blank(),
            legend.box.margin = margin(-20, 0, 10, 0))
## ---- chunk 54
data <- data.frame(x1 = 0:25, y1 = dpois(0:25, 0.5),
                   x2 = 0:25, y2 = dpois(0:25, 1),
                   x3 = 0:25, y3 = dpois(0:25, 2),
                   x4 = 0:25, y4 = dpois(0:25, 4),
                   x5 = 0:25, y5 = dpois(0:25, 8),
                   x6 = 0:25, y6 = dpois(0:25, 16))

ggplot(data = data) +
      geom_line(aes(x1, y1, color = paste("lambda =", 0.5)), size = 1) +
      geom_line(aes(x2, y2, color = paste("lambda =", 1)), size = 1) +
      geom_line(aes(x3, y3, color = paste("lambda =", 2)), size = 1) +
      geom_line(aes(x4, y4, color = paste("lambda =", 4)), size = 1) +
      geom_line(aes(x5, y5, color = paste("lambda =", 8)), size = 1) +
      geom_line(aes(x6, y6, color = paste("lambda =", 16)), size = 1) +
      scale_x_continuous(limits = c(0, 25)) + 
      labs(x = "", y = "", title = "Poisson Distribution") +
      theme_minimal() +
      theme(plot.title = element_text(hjust = 0.5),
            legend.position = "bottom",
            legend.title = element_blank(),
            legend.box.margin = margin(-20, 0, 10, 0))
## ---- chunk 55
set.seed(27)
ggplot() +
      geom_line(data = pCum(data.frame(x = rpois(10, lambda = 16))), aes(x, p, color = "n =  10"), size = 1) +
      geom_line(data = pCum(data.frame(x = rpois(100, lambda = 16))), aes(x, p, color = "n =  100"), size = 1) + 
      geom_line(data = pCum(data.frame(x = rpois(1000, lambda = 16))), aes(x, p, color = "n =  1000"), size = 1) +
      geom_line(data = pCum(data.frame(x = rpois(10000, lambda = 16))), aes(x, p, color = "n =  10000"), size = 1) +
      geom_line(data = data.frame(x6 = 0:25, y6 = dpois(0:25, 16)),
             aes(x6, y6, color = "true distribution"), size = 1) +
      labs(x = "", y = "", title = "lambda 16") +
      theme_minimal() +
      theme(plot.title = element_text(hjust = 0.5),
            legend.position = "bottom",
            legend.title = element_blank(),
            legend.box.margin = margin(-20, 0, 10, 0))
## ---- chunk 56
set.seed(23)
ggplot() +
      geom_line(data = pCum(data.frame(x = rpois(10, lambda = 1))), aes(x, p, color = "n =  10"), size = 1) +
      geom_line(data = pCum(data.frame(x = rpois(100, lambda = 1))), aes(x, p, color = "n =  100"), size = 1) + 
      geom_line(data = pCum(data.frame(x = rpois(1000, lambda = 1))), aes(x, p, color = "n =  1000"), size = 1) +
      geom_line(data = pCum(data.frame(x = rpois(10000, lambda = 1))), aes(x, p, color = "n =  10000"), size = 1) +
      geom_line(data = data.frame(x6 = 0:5, y6 = dpois(0:5, 1)),
             aes(x6, y6, color = "true distribution"), size = 1) +
      labs(x = "", y = "", title = "lambda 1") +
      theme_minimal() +
      theme(plot.title = element_text(hjust = 0.5),
            legend.position = "bottom",
            legend.title = element_blank(),
            legend.box.margin = margin(-20, 0, 10, 0))
## ---- chunk 57
data <- data.frame(x1 = 0:25, y1 = dgeom(0:25, 0.1),
                   x2 = 0:25, y2 = dgeom(0:25, 0.3),
                   x3 = 0:25, y3 = dgeom(0:25, 0.5),
                   x4 = 0:25, y4 = dgeom(0:25, 0.7),
                   x5 = 0:25, y5 = dgeom(0:25, 0.9))

ggplot(data = data) +
      geom_line(aes(x1, y1, color = paste("p =", 0.1)), size = 1) +
      geom_line(aes(x2, y2, color = paste("p =", 0.3)), size = 1) +
      geom_line(aes(x3, y3, color = paste("p =", 0.5)), size = 1) +
      geom_line(aes(x4, y4, color = paste("p =", 0.7)), size = 1) +
      geom_line(aes(x5, y5, color = paste("p =", 0.9)), size = 1) +
      scale_x_continuous(limits = c(0, 25)) + 
      labs(x = "", y = "", title = "Geometrik Distribution") +
      theme_minimal() +
      theme(plot.title = element_text(hjust = 0.5),
            legend.position = "bottom",
            legend.title = element_blank(),
            legend.box.margin = margin(-20, 0, 10, 0))
## ---- chunk 58
set.seed(27)
ggplot() +
      geom_line(data = pCum(data.frame(x = rgeom(10, 0.5))), aes(x, p, color = "n =  10"), size = 1) +
      geom_line(data = pCum(data.frame(x = rgeom(100, 0.5))), aes(x, p, color = "n =  100"), size = 1) + 
      geom_line(data = pCum(data.frame(x = rgeom(1000, 0.5))), aes(x, p, color = "n =  1000"), size = 1) +
      geom_line(data = pCum(data.frame(x = rgeom(10000, 0.5))), aes(x, p, color = "n =  10000"), size = 1) +
      geom_line(data = data.frame(x3 = 0:8, y3 = dgeom(0:8, 0.5)),
             aes(x3, y3, color = "true distribution"), size = 1) +
      labs(x = "", y = "", title = "prob = 0.5") +
      theme_minimal() +
      theme(plot.title = element_text(hjust = 0.5),
            legend.position = "bottom",
            legend.title = element_blank(),
            legend.box.margin = margin(-20, 0, 10, 0))
## ---- chunk 59
set.seed(23)
ggplot() +
      geom_line(data = pCum(data.frame(x = rgeom(10, 0.1))), aes(x, p, color = "n =  10"), size = 1) +
      geom_line(data = pCum(data.frame(x = rgeom(100, 0.1))), aes(x, p, color = "n =  100"), size = 1) + 
      geom_line(data = pCum(data.frame(x = rgeom(1000, 0.1))), aes(x, p, color = "n =  1000"), size = 1) +
      geom_line(data = pCum(data.frame(x = rgeom(10000, 0.1))), aes(x, p, color = "n =  10000"), size = 1) +
      geom_line(data = data.frame(x3 = 0:25, y3 = dgeom(0:25, 0.1)),
             aes(x3, y3, color = "true distribution"), size = 1) +
      scale_x_continuous(limits = c(0, 25)) +
      labs(x = "", y = "", title = "prob = 0.1") +
      theme_minimal() +
      theme(plot.title = element_text(hjust = 0.5),
            legend.position = "bottom",
            legend.title = element_blank(),
            legend.box.margin = margin(-20, 0, 10, 0))
## ---- chunk 60
set.seed(23)
ggplot() +
      geom_line(data = pCum(data.frame(x = rgeom(10, 0.9))), aes(x, p, color = "n =  10"), size = 1) +
      geom_line(data = pCum(data.frame(x = rgeom(100, 0.9))), aes(x, p, color = "n =  100"), size = 1) + 
      geom_line(data = pCum(data.frame(x = rgeom(1000, 0.9))), aes(x, p, color = "n =  1000"), size = 1) +
      geom_line(data = pCum(data.frame(x = rgeom(10000, 0.9))), aes(x, p, color = "n =  10000"), size = 1) +
      geom_line(data = data.frame(x3 = 0:3, y3 = dgeom(0:3, 0.9)),
             aes(x3, y3, color = "true distribution"), size = 1) +
      labs(x = "", y = "", title = "prob = 0.9") +
      theme_minimal() +
      theme(plot.title = element_text(hjust = 0.5),
            legend.position = "bottom",
            legend.title = element_blank(),
            legend.box.margin = margin(-20, 0, 10, 0))
